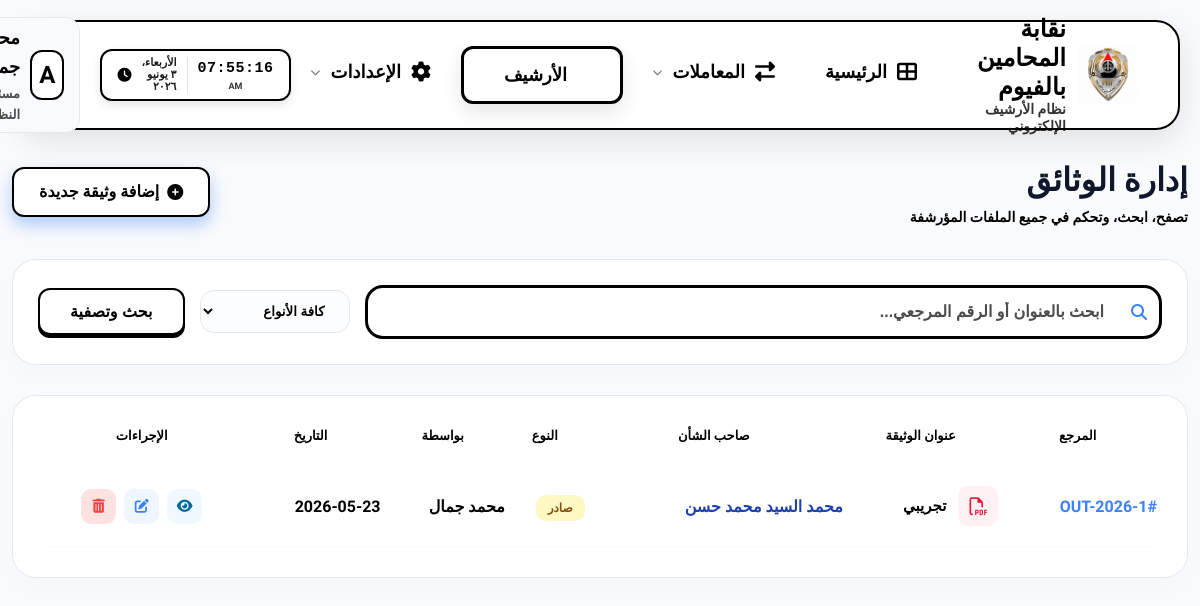
Before: /documents/ (signed in) with the older database file.
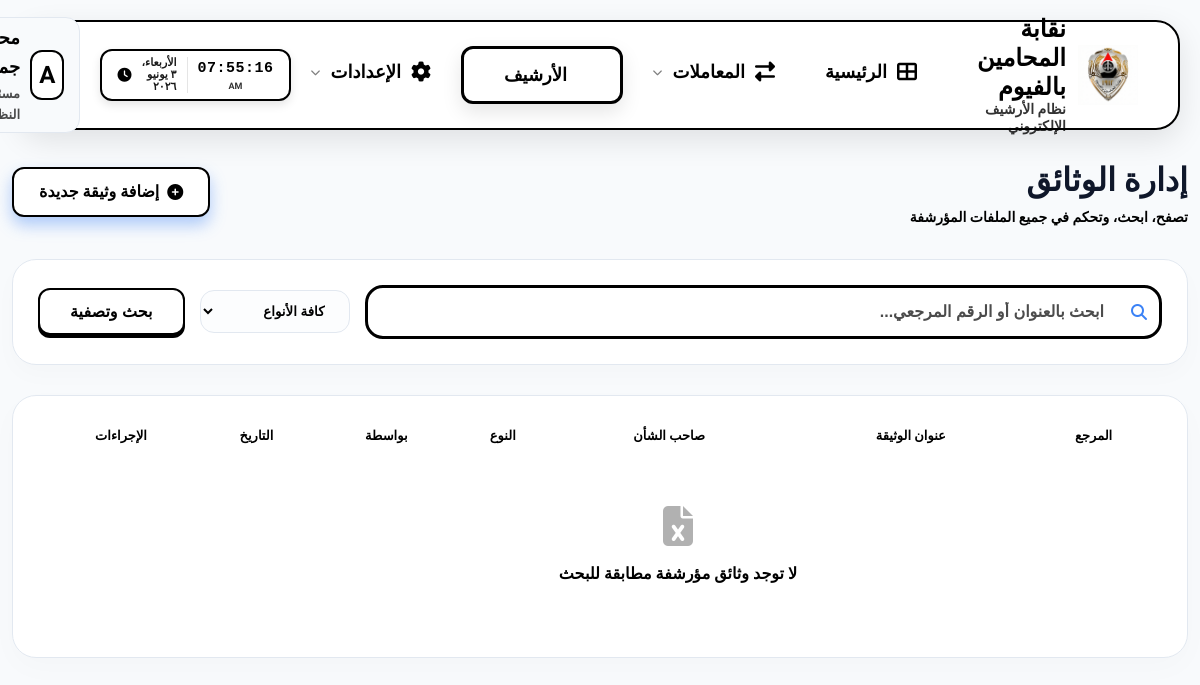
After: the same page with the newer database file.
### eams/models.py (models this page shows, shortened)
class Document(models.Model):
    TYPE_CHOICES = (
        ('incoming', 'وارد'),
        ('outgoing', 'صادر'),
        ('internal', 'داخلي'),
    )
    title = models.CharField(max_length=255, verbose_name="عنوان الوثيقة")
    doc_type = models.CharField(max_length=20, choices=TYPE_CHOICES, default='incoming', verbose_name="نوع الوثيقة")
    reference_number = models.CharField(max_length=50, blank=True, null=True, verbose_name="رقم الصادر/الوارد")
    file = models.FileField(upload_to='documents/%Y/%m/%d/', verbose_name="الملف", blank=True, null=True)
    category = models.ForeignKey(Category, on_delete=models.CASCADE, related_name='documents', verbose_name="التصنيف")
    transaction = models.ForeignKey(Transaction, on_delete=models.SET_NULL, null=True, blank=True, related_name='documents', verbose_name="المعاملة (رقم المتابعة)")
    tags = models.ManyToManyField(Tag, blank=True, verbose_name="الوسوم")
    description = models.TextField(blank=True, null=True, verbose_name="الوصف")
    recipient_name = models.CharField(max_length=255, blank=True, null=True, verbose_name="اسم المستلم")
    recipient_department = models.CharField(max_length=255, blank=True, null=True, verbose_name="قسم المستلم")
    uploaded_at = models.DateTimeField(auto_now_add=True, verbose_name="تاريخ الرفع")
    updated_at = models.DateTimeField(auto_now=True, verbose_name="تاريخ التعديل")
    uploaded_by = models.ForeignKey(User, on_delete=models.SET_NULL, null=True, related_name='uploaded_documents', verbose_name="بواسطة")
    group_id = models.CharField(max_length=100, blank=True, null=True, verbose_name="معرف المجموعة (للرفع المتعدد)")
    @property
    def uploader_name(self):
        if self.uploaded_by:
            if hasattr(self.uploaded_by, 'profile') and self.uploaded_by.profile.full_name:
                return self.uploaded_by.profile.full_name
            return self.uploaded_by.username
        return "النظام"

class Transaction(models.Model):
    STATUS_CHOICES = (
        ('received', 'تم تسجيل المعاملة'),
        ('sent_to_dept', 'تم الإرسال للقسم المختص'),
        ('under_review', 'تحت المراجعة'),
        ('in_progress', 'جاري التنفيذ'),
        ('completed', 'تم الانتهاء'),
    )
    tracking_number = models.CharField(max_length=50, unique=True, verbose_name="رقم المتابعة")
    current_status = models.CharField(max_length=50, choices=STATUS_CHOICES, default='received', verbose_name="الحالة الحالية")
    client_name = models.CharField(max_length=255, verbose_name="الاسم", default="غير محدد")
    client_phone = models.CharField(max_length=20, verbose_name="رقم الهاتف", default="000")
    client_gender = models.CharField(max_length=10, choices=(('male', 'ذكر'), ('female', 'أنثى')), verbose_name="النوع", default='male')
    registration_number = models.CharField(max_length=50, blank=True, null=True, verbose_name="رقم القيد (اختياري)")
    title = models.CharField(max_length=255, verbose_name="عنوان المعاملة")
    description = models.TextField(blank=True, null=True, verbose_name="وصف المعاملة")
    created_at = models.DateTimeField(auto_now_add=True, verbose_name="تاريخ الإنشاء")
    updated_at = models.DateTimeField(auto_now=True, verbose_name="آخر تحديث")
    created_by = models.ForeignKey(User, on_delete=models.SET_NULL, null=True, verbose_name="بواسطة")
    secure_token = models.UUIDField(default=uuid.uuid4, unique=True, editable=False, verbose_name="رمز الأمان")
    missing_info = models.TextField(blank=True, null=True, verbose_name="ملاحظات للنواقص (تظهر لصاحب الشأن)")
    completion_note = models.TextField(blank=True, null=True, verbose_name="تعليمات الاستلام عند الانتهاء (تظهر لصاحب الشأن)")

class Profile(models.Model):
    ROLE_CHOICES = (
        ('admin', 'مدير نظام'),
        ('employee', 'موظف'),
        ('viewer', 'مشاهد'),
    )
    user = models.OneToOneField(User, on_delete=models.CASCADE, related_name='profile')
    full_name = models.CharField(max_length=255, blank=True, null=True, verbose_name="الاسم بالكامل")
    job_title = models.CharField(max_length=255, blank=True, null=True, verbose_name="الوظيفة")
    department = models.CharField(max_length=255, blank=True, null=True, verbose_name="القسم")
    raw_password = models.CharField(max_length=255, blank=True, null=True, verbose_name="كلمة المرور الحالية (للمدير)")
    access_incoming = models.BooleanField(default=True, verbose_name="الأرشيف الوارد")
    access_outgoing = models.BooleanField(default=True, verbose_name="الأرشيف الصادر")
    access_internal = models.BooleanField(default=True, verbose_name="البريد الداخلي")
    access_reports = models.BooleanField(default=False, verbose_name="التقارير الإحصائية")
    access_categories = models.BooleanField(default=False, verbose_name="إدارة الأقسام")
    access_audit = models.BooleanField(default=False, verbose_name="سجل التحركات")
    access_users = models.BooleanField(default=False, verbose_name="إدارة المستخدمين")

### eams/views.py (the view, shortened to what this page needs)
# urls.py: path('documents/', views.document_list, name='document_list'),
@login_required
def document_list(request):
    query = request.GET.get('q')
    category_id = request.GET.get('category')
    doc_type = request.GET.get('type')
    documents = Document.objects.all()
    if doc_type:
        documents = documents.filter(doc_type=doc_type)
    if category_id:
        documents = documents.filter(category_id=category_id)
    documents = documents.order_by('-uploaded_at')
    context = {
        'documents': documents,
        'categories': Category.objects.all(),
    }
    if request.headers.get('X-Requested-Part') == 'rows':
        return render(request, 'eams/partials/document_table_rows.html', context)
    return render(request, 'eams/document_list.html', context)

### templates/eams/document_list.html (shortened to what this page needs)
{% extends 'base.html' %}
{% block content %}
<div class="fade-in">
    <div class="list-header" style="display: flex; justify-content: space-between; align-items: center; margin-bottom: 30px; flex-wrap: wrap; gap: 20px;">
        <div>
            <h1 style="font-size: 28px; font-weight: 900; color: var(--primary-color);">إدارة الوثائق</h1>
            <p style="color: var(--text-muted); font-size: 14px; font-weight: 700;">تصفح، ابحث، وتحكم في جميع الملفات المؤرشفة</p>
        </div>
        <a href="{% url 'document_create' %}{% if request.GET.type %}?type={{ request.GET.type }}{% endif %}" class="btn btn-primary" style="box-shadow: 0 8px 16px var(--accent-glow);">
            <i class="fas fa-plus-circle"></i> إضافة وثيقة جديدة
        </a>
    </div>
    <div class="filters-bar" style="background: white; padding: 25px; border-radius: 24px; border: 1px solid var(--border-color); margin-bottom: 30px; box-shadow: 0 10px 25px rgba(0,0,0,0.02);">
        <form action="{{ request.path }}" method="GET" style="display: flex; gap: 15px; flex-wrap: wrap; align-items: center;">
            <div style="flex-grow: 1; min-width: 250px; position: relative;">
                <i class="fas fa-search" style="position: absolute; right: 15px; top: 50%; transform: translateY(-50%); color: var(--accent-color);"></i>
                <input type="text" name="q" placeholder="ابحث بالعنوان أو الرقم المرجعي..." value="{{ request.GET.q|default:'' }}"
                    style="width: 100%; padding: 15px 55px 15px 15px; border-radius: 18px; border: 3px solid #000000; outline: none; font-weight: 900; font-size: 16px; transition: all 0.3s; background: #ffffff; color: #000000 !important;">
            </div>
            <select name="type" style="padding: 12px 20px; border-radius: 14px; border: 1.5px solid var(--border-color); font-weight: 700; cursor: pointer; outline: none; background: #fcfdfe; min-width: 150px;">
                <option value="">كافة الأنواع</option>
            </select>
            <button type="submit" class="btn btn-primary" style="padding: 12px 30px;">بحث وتصفية</button>
        </form>
    </div>
    <div class="data-container table-responsive">
        <table style="width: 100%; border-collapse: collapse; min-width: 800px;">
            <thead>
                <tr>
                    <th style="padding-bottom: 20px; color: var(--text-muted); font-size: 13px;">المرجع</th>
                    <th style="padding-bottom: 20px; color: var(--text-muted); font-size: 13px;">عنوان الوثيقة</th>
                    <th style="padding-bottom: 20px; color: var(--text-muted); font-size: 13px;">صاحب الشأن</th>
                    <th style="padding-bottom: 20px; color: var(--text-muted); font-size: 13px;">النوع</th>
                    <th style="padding-bottom: 20px; color: var(--text-muted); font-size: 13px;">بواسطة</th>
                    <th style="padding-bottom: 20px; color: var(--text-muted); font-size: 13px;">التاريخ</th>
                    <th style="padding-bottom: 20px; color: var(--text-muted); font-size: 13px; text-align: center;">الإجراءات</th>
                </tr>
            </thead>
            <tbody id="document-table-body"
                   hx-get="{% url 'document_list' %}{% if request.GET %}?{{ request.GET.urlencode }}{% endif %}"
                   hx-trigger="every 5s"
                   hx-headers='{"X-Requested-Part": "rows"}'
                   hx-swap="innerHTML">
                {% include 'eams/partials/document_table_rows.html' %}
            </tbody>
        </table>
    </div>
</div>
{% endblock %}

### templates/eams/partials/document_table_rows.html (shortened to what this page needs)
{% for doc in documents %}
<tr style="border-bottom: 1px solid #f8fafc;">
    <td style="padding: 20px 0; font-weight: 900; color: var(--accent-color);">#{{ doc.reference_number }}</td>
    <td style="padding: 20px 0;">
        <div style="display: flex; align-items: center; gap: 12px;">
            <div style="width: 40px; height: 40px; background: #fff1f2; color: #e11d48; border-radius: 10px; display: flex; align-items: center; justify-content: center; font-size: 18px;">
                <i class="far fa-file-pdf"></i>
            </div>
            <span style="font-weight: 800; font-size: 15px;">{{ doc.title }}</span>
        </div>
    </td>
    <td style="padding: 20px 0;">
        <span style="font-weight: 800; color: #1e40af;">{{ doc.transaction.client_name|default:"—" }}</span>
    </td>
    <td style="padding: 20px 0;">
        {% if doc.doc_type == 'incoming' %}
        <span style="background: #dcfce7; color: #166534; padding: 6px 12px; border-radius: 10px; font-size: 12px; font-weight: 900;">وارد</span>
        {% elif doc.doc_type == 'outgoing' %}
        <span style="background: #fef9c3; color: #854d0e; padding: 6px 12px; border-radius: 10px; font-size: 12px; font-weight: 900;">صادر</span>
        {% else %}
        <span style="background: #e0e7ff; color: #3730a3; padding: 6px 12px; border-radius: 10px; font-size: 12px; font-weight: 900;">داخلي</span>
        {% endif %}
    </td>
    <td style="padding: 20px 0;">
        <span style="font-weight: 800; color: #000;">{{ doc.uploader_name }}</span>
    </td>
    <td style="padding: 20px 0; color: var(--text-muted); font-weight: 700;">{{ doc.uploaded_at|date:"Y-m-d" }}</td>
    <td style="padding: 20px 0;">
        <div style="display: flex; gap: 8px; justify-content: center;">
            <a href="{% url 'document_detail' doc.pk %}" style="width: 35px; height: 35px; border-radius: 10px; background: #f0f9ff; color: #0369a1; display: flex; align-items: center; justify-content: center; text-decoration: none; transition: 0.2s;" title="عرض التفاصيل">
                <i class="fas fa-eye" style="font-size: 14px;"></i>
            </a>
            <a href="{% url 'document_update' doc.pk %}" style="width: 35px; height: 35px; border-radius: 10px; background: #eff6ff; color: var(--accent-color); display: flex; align-items: center; justify-content: center; text-decoration: none; transition: 0.2s;" title="تعديل">
                <i class="fas fa-edit" style="font-size: 14px;"></i>
            </a>
            <a href="#" onclick="return showDeleteModal('{% url 'document_delete' doc.pk %}')" style="width: 35px; height: 35px; border-radius: 10px; background: #fee2e2; color: #ef4444; display: flex; align-items: center; justify-content: center; text-decoration: none; transition: 0.2s;" title="حذف">
                <i class="fas fa-trash-alt" style="font-size: 14px;"></i>
            </a>
        </div>
    </td>
</tr>
{% empty %}
<tr>
    <td colspan="6" style="padding: 40px; text-align: center; color: var(--text-muted);">
        <i class="fas fa-file-excel" style="font-size: 40px; margin-bottom: 15px; opacity: 0.3;"></i>
        <div style="font-weight: 800;">لا توجد وثائق مؤرشفة مطابقة للبحث</div>
    </td>
</tr>
{% endfor %}

Changed rows visible on the page:
removed Document: reference_number "OUT-2026-1", title "تجريبي", transaction.client_name "محمد السيد محمد حسن", doc_type "صادر", uploader_name "محمد جمال", uploaded_at "2026-05-23"
Other visible differences:
text now shown: "لا توجد وثائق مؤرشفة مطابقة للبحث"
